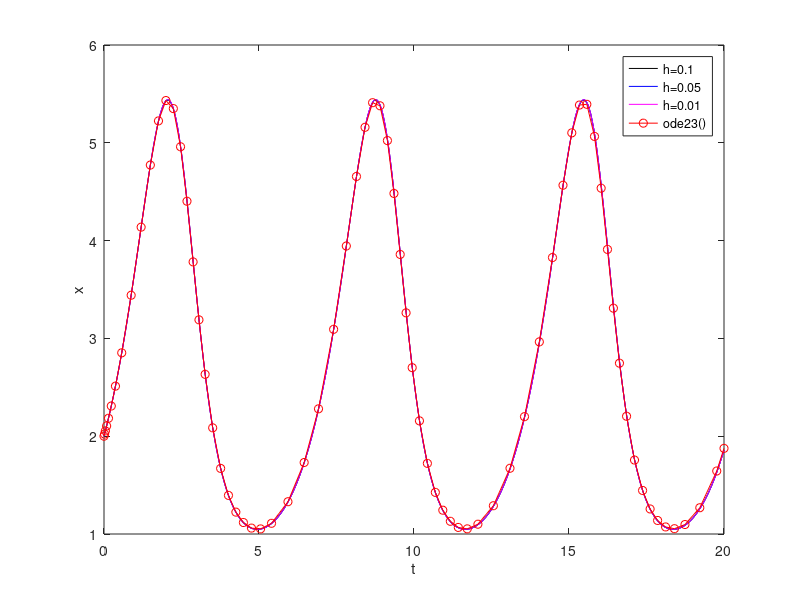

Reproduce this figure in MATLAB.
function MP2p07()

close all
clear all

% Solving the ODE for
% 0<t<20 with x1(0)=2.0 and x2(0)=1.0

%Own RK4 Solver
[t1,x1]=MyRK4Sys(@dxdt,[0 20],[2 1],0.1);
[t2,x2]=MyRK4Sys(@dxdt,[0 20],[2 1],0.05);
[t3,x3]=MyRK4Sys(@dxdt,[0 20],[2 1],0.01);
%Matlab Solver
[tmat,xmat]=ode23(@dxdt,[0 20],[2 1]);
plot(t1,x1(:,1),'k-',t2,x2(:,1),'b-',t3,x3(:,1),'m-',tmat,xmat(:,1),'ro-')
legend('h=0.1','h=0.05','h=0.01','ode23()');
xlabel('t');
ylabel('x');

function [t,x]=MyRK4Sys(ODEfunc,tspan,x0,h)
%This function uses 4th order Runge-Kutta method to solve a
%system of ODEs
t=tspan(1):h:tspan(2);
x(1,:)=x0;
for n=1:length(t)-1
    k1=ODEfunc(t(n),x(n,:))';
    k2=ODEfunc(t(n)+(h/2),x(n,:)+(h/2)*k1)';
    k3=ODEfunc(t(n)+(h/2),x(n,:)+(h/2)*k2)';
    k4=ODEfunc(t(n)+h,x(n,:)+h*k3)';
    x(n+1,:)=x(n,:)+((1/6)*k1+(1/3)*(k2+k3)+(1/6)*k4)*h;
end
 
 
function xp=dxdt(t,x)
xp(1)=1.2*x(1)-0.6*x(1)*x(2);
xp(2)=-0.8*x(2)+0.3*x(1)*x(2);
xp=xp';